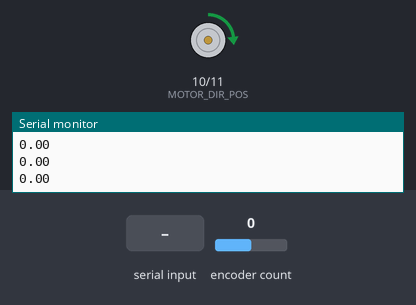
Recording of a sketch running on a simulated Arduino Uno, built with avr-gcc and run on an emulated ATmega328P. Shown: motor-driver pin pairs drawn as motors (green arrow = first pin HIGH = forward, orange = second pin HIGH = backward, longer = more drive, scaled by the enable pin), the last lines printed to the serial monitor. The test bench sets the inputs (shaded band); at power-on: encoder count 0.

Above: at 1.2 s.
1.3 s: encoder count set to 1
At 2.6 s:
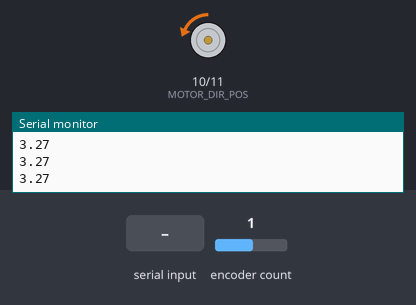
3.6 s: "90,45\n" received over Serial
At 5.8 s:
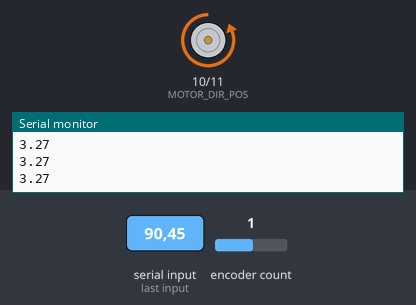
6.1 s: "5\n" received over Serial
At 8.4 s:
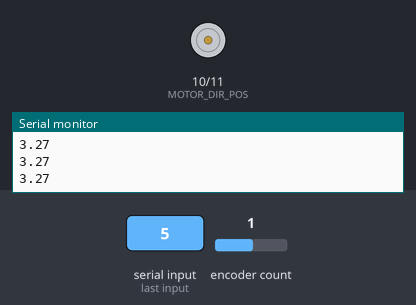
9.1 s: "90,45,200\n" received over Serial
At 9.4 s:
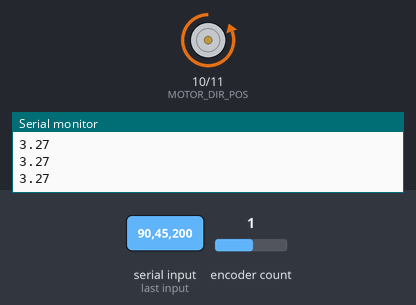
10.6 s: encoder count set to 0
At 11.6 s:
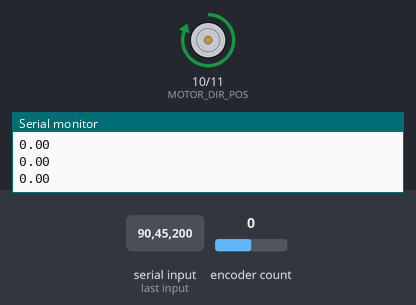
12.1 s: "90\n" received over Serial
At 15.4 s:
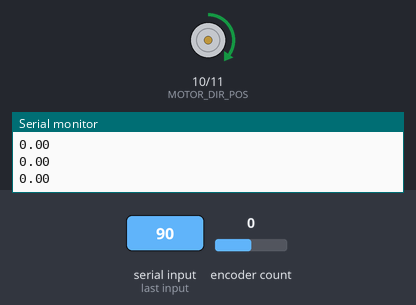
Timing chart, 0 to 16.1 s (numbered marks = the images above; inputs shaded):
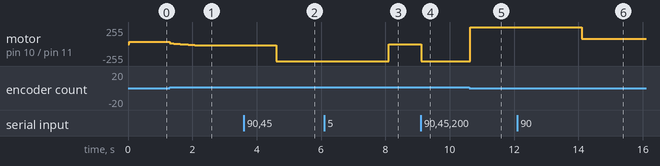

The sketch:

PID_Group1.ino
```cpp
#include <Encoder.h>          // ספרייה לקריאת אנקודר
#include <PIDController.h>    // ספרייה לבקר PID

// הגדרת פינים לאנקודר ולמנוע
#define ENC_PIN_A 2
#define ENC_PIN_B 3
#define MOTOR_DIR_POS 10
#define MOTOR_DIR_NEG 11
#define MOTOR_ENABLE 9

// ערכי התחלה של מקדמי ה-PID
float gain_P = 30.0;
float gain_I = 0.5;
float gain_D = 0.0;

// זווית יעד במעלות
float target_angle_deg = 3.0;

// משתנה לשמירת הזווית הנוכחית
float angle_deg = 0.0;

// יצירת אובייקט בקר PID
PIDController pid_ctrl;

// יצירת אובייקט אנקודר
Encoder angle_encoder(ENC_PIN_A, ENC_PIN_B);

// קריאת האנקודר והמרה לזווית בתחום -180..180
float readAngleSigned180() {
  long encoder_ticks = angle_encoder.read();        // קריאת מספר הטיקים מהאנקודר
  float deg = encoder_ticks * 360.0 / 440.0;        // המרה למעלות

  while (deg > 180) deg -= 360;                     // עטיפה לערכים גדולים מ-180
  while (deg < -180) deg += 360;                    // עטיפה לערכים קטנים מ--180

  return deg;                                       // החזרת הזווית
}

// עדכון פרמטרי ה-PID וה-setpoint
void updatePIDParameters() {
  pid_ctrl.tune(gain_P, gain_I, gain_D);            // עדכון KP, KI, KD
  pid_ctrl.setpoint(target_angle_deg);              // הגדרת זווית היעד
}

// קריאת KP KI KD מה-Serial ועדכון הבקר
void readPIDFromSerial() {
  if (Serial.available() <= 0) return;              // יציאה אם אין קלט

  gain_P = Serial.parseFloat();                      // קריאת KP
  gain_I = Serial.parseFloat();                      // קריאת KI
  gain_D = Serial.parseFloat();                      // קריאת KD

  updatePIDParameters();                             // עדכון הבקר

  // ניקוי תווים שנשארו בשורה
  while (Serial.available() > 0) {
    char c = Serial.read();
    if (c == '\n') break;
  }
}

void setup() {
  Serial.begin(9600);                                // אתחול תקשורת סריאלית

  pinMode(MOTOR_ENABLE, OUTPUT);                     // פין PWM למנוע
  pinMode(MOTOR_DIR_POS, OUTPUT);                    // פין כיוון חיובי
  pinMode(MOTOR_DIR_NEG, OUTPUT);                    // פין כיוון שלילי

  pid_ctrl.begin();                                  // אתחול בקר PID
  pid_ctrl.limit(-100, 100);                         // הגבלת פלט הבקר
  updatePIDParameters();                             // טעינת ערכי התחלה
}

void loop() {
  readPIDFromSerial();                               // בדיקה אם הוזנו ערכי PID חדשים

  angle_deg = readAngleSigned180();                  // קריאת הזווית הנוכחית

  float pid_output = pid_ctrl.compute(angle_deg);    // חישוב פלט ה-PID

  int pwm_value = abs(255.0 * pid_output / 100.0);   // המרת פלט ל-PWM
  pwm_value = constrain(pwm_value, 0, 255);          // הגבלת PWM

  if (pid_output > 0) {                              // סיבוב לכיוון חיובי
    digitalWrite(MOTOR_DIR_POS, HIGH);
    digitalWrite(MOTOR_DIR_NEG, LOW);
  }
  else if (pid_output < 0) {                         // סיבוב לכיוון שלילי
    digitalWrite(MOTOR_DIR_POS, LOW);
    digitalWrite(MOTOR_DIR_NEG, HIGH);
  }
  else {                                             // עצירה
    digitalWrite(MOTOR_DIR_POS, LOW);
    digitalWrite(MOTOR_DIR_NEG, LOW);
  }

  analogWrite(MOTOR_ENABLE, pwm_value);               // הפעלת המנוע

  Serial.println(angle_deg);                          // הדפסת הזווית בלבד

  delay(5);                                          // השהייה קצרה ליציבות
}
```

Measured:
- after the input at 1.3 s, motor on pin 10 (MOTOR_DIR_POS) / pin 11 (MOTOR_DIR_NEG): moves from forward 36/255 to backward 16/255 over 0.80 s, starting at once
- after the input at 3.6 s, motor on pin 10 (MOTOR_DIR_POS) / pin 11 (MOTOR_DIR_NEG): backward 16/255 → backward 255/255 after 1.0 s
- after the input at 6.1 s, motor on pin 10 (MOTOR_DIR_POS) / pin 11 (MOTOR_DIR_NEG): backward 255/255 → stopped after 2.0 s
- after the input at 9.1 s, motor on pin 10 (MOTOR_DIR_POS) / pin 11 (MOTOR_DIR_NEG): stopped → backward 255/255 at once
- after the input at 10.6 s, motor on pin 10 (MOTOR_DIR_POS) / pin 11 (MOTOR_DIR_NEG): backward 255/255 → forward 255/255 at once
- after the input at 12.1 s, motor on pin 10 (MOTOR_DIR_POS) / pin 11 (MOTOR_DIR_NEG): forward 255/255 → forward 80/255 after 2.0 s
